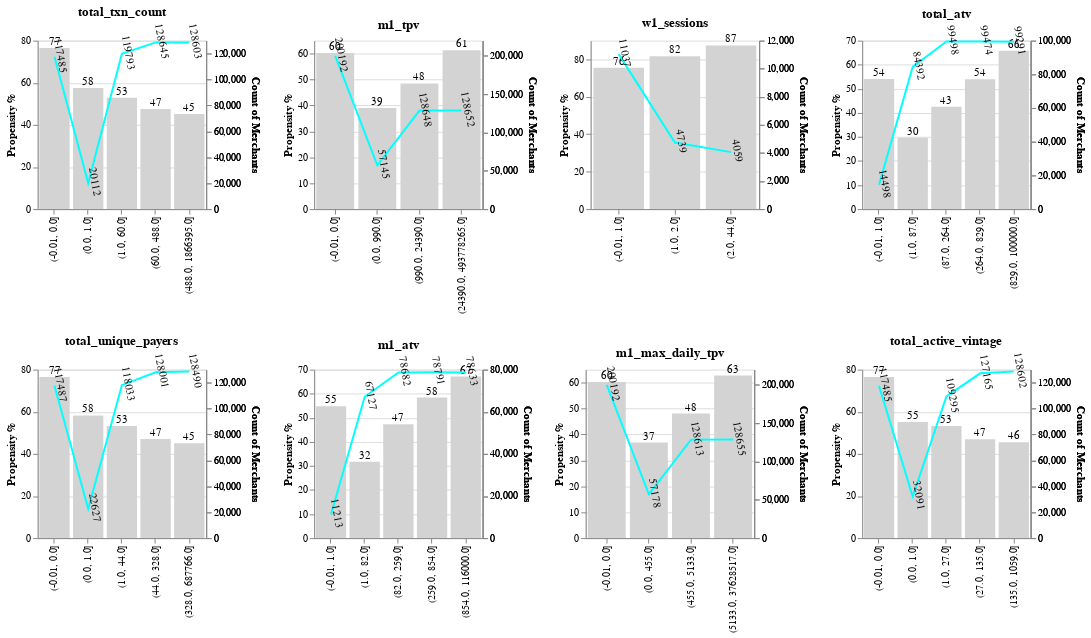

The code cell stored with this chart in its notebook:
### Code cell
(num1|num2|num3|num4) & (num5|num6|num7|num8)

### Figure 1 — Vega-Lite specification as saved in the notebook (floating-point values rounded to 4 significant figures)
{"usermeta": {"embedOptions": {"theme": "fivethirtyeight"}}, "config": {"view": {"continuousWidth": 400, "continuousHeight": 300}}, "vconcat": [{"hconcat": [{"layer": [{"mark": {"type": "bar", "color": "lightgrey"}, "encoding": {"x": {"axis": {"title": ""}, "field": "total_txn_count", "sort": [-0.01, 0, 1, 60, 488, 1866395], "type": "ordinal"}, "y": {"axis": {"title": "Propensity %"}, "field": "target", "type": "quantitative"}}}, {"mark": {"type": "text", "align": "center", "baseline": "middle", "dy": -6}, "encoding": {"text": {"field": "target", "format": ".0f", "type": "quantitative"}, "x": {"axis": {"title": ""}, "field": "total_txn_count", "sort": [-0.01, 0, 1, 60, 488, 1866395], "type": "ordinal"}, "y": {"axis": {"labels": false, "ticks": false, "title": ""}, "field": "target", "type": "quantitative"}}}, {"mark": {"type": "line", "color": "aqua"}, "encoding": {"x": {"axis": {"title": ""}, "field": "total_txn_count", "sort": [-0.01, 0, 1, 60, 488, 1866395], "type": "ordinal"}, "y": {"field": "Count of Merchants", "type": "quantitative"}}}, {"mark": {"type": "text", "align": "center", "angle": 80, "baseline": "middle", "color": "black", "dy": -6}, "encoding": {"text": {"field": "Count of Merchants", "format": ".0f", "type": "quantitative"}, "x": {"axis": {"title": ""}, "field": "total_txn_count", "sort": [-0.01, 0, 1, 60, 488, 1866395], "type": "ordinal"}, "y": {"field": "Count of Merchants", "type": "quantitative"}}}], "data": {"name": "data-3a3655103b12dd68559cdeaa00653127"}, "height": 170, "resolve": {"scale": {"y": "independent"}}, "title": "total_txn_count", "width": 170}, {"layer": [{"mark": {"type": "bar", "color": "lightgrey"}, "encoding": {"x": {"axis": {"title": ""}, "field": "m1_tpv", "sort": [-0.01, 0, 0, 990, 24390, 493778265], "type": "ordinal"}, "y": {"axis": {"title": "Propensity %"}, "field": "target", "type": "quantitative"}}}, {"mark": {"type": "text", "align": "center", "baseline": "middle", "dy": -6}, "encoding": {"text": {"field": "target", "format": ".0f", "type": "quantitative"}, "x": {"axis": {"title": ""}, "field": "m1_tpv", "sort": [-0.01, 0, 0, 990, 24390, 493778265], "type": "ordinal"}, "y": {"axis": {"labels": false, "ticks": false, "title": ""}, "field": "target", "type": "quantitative"}}}, {"mark": {"type": "line", "color": "aqua"}, "encoding": {"x": {"axis": {"title": ""}, "field": "m1_tpv", "sort": [-0.01, 0, 0, 990, 24390, 493778265], "type": "ordinal"}, "y": {"field": "Count of Merchants", "type": "quantitative"}}}, {"mark": {"type": "text", "align": "center", "angle": 80, "baseline": "middle", "color": "black", "dy": -6}, "encoding": {"text": {"field": "Count of Merchants", "format": ".0f", "type": "quantitative"}, "x": {"axis": {"title": ""}, "field": "m1_tpv", "sort": [-0.01, 0, 0, 990, 24390, 493778265], "type": "ordinal"}, "y": {"field": "Count of Merchants", "type": "quantitative"}}}], "data": {"name": "data-7c59e75c56b368a4354ee84b5c031d43"}, "height": 170, "resolve": {"scale": {"y": "independent"}}, "title": "m1_tpv", "width": 170}, {"layer": [{"mark": {"type": "bar", "color": "lightgrey"}, "encoding": {"x": {"axis": {"title": ""}, "field": "w1_sessions", "sort": [-0.01, 1, 1, 1, 2, 44], "type": "ordinal"}, "y": {"axis": {"title": "Propensity %"}, "field": "target", "type": "quantitative"}}}, {"mark": {"type": "text", "align": "center", "baseline": "middle", "dy": -6}, "encoding": {"text": {"field": "target", "format": ".0f", "type": "quantitative"}, "x": {"axis": {"title": ""}, "field": "w1_sessions", "sort": [-0.01, 1, 1, 1, 2, 44], "type": "ordinal"}, "y": {"axis": {"labels": false, "ticks": false, "title": ""}, "field": "target", "type": "quantitative"}}}, {"mark": {"type": "line", "color": "aqua"}, "encoding": {"x": {"axis": {"title": ""}, "field": "w1_sessions", "sort": [-0.01, 1, 1, 1, 2, 44], "type": "ordinal"}, "y": {"field": "Count of Merchants", "type": "quantitative"}}}, {"mark": {"type": "text", "align": "center", "angle": 80, "baseline": "middle", "color": "black", "dy": -6}, "encoding": {"text": {"field": "Count of Merchants", "format": ".0f", "type": "quantitative"}, "x": {"axis": {"title": ""}, "field": "w1_sessions", "sort": [-0.01, 1, 1, 1, 2, 44], "type": "ordinal"}, "y": {"field": "Count of Merchants", "type": "quantitative"}}}], "data": {"name": "data-13103c645bed33a25cb6e78f2dd0dada"}, "height": 170, "resolve": {"scale": {"y": "independent"}}, "title": "w1_sessions", "width": 170}, {"layer": [{"mark": {"type": "bar", "color": "lightgrey"}, "encoding": {"x": {"axis": {"title": ""}, "field": "total_atv", "sort": [-0.01, 1, 87, 264, 829, 100000], "type": "ordinal"}, "y": {"axis": {"title": "Propensity %"}, "field": "target", "type": "quantitative"}}}, {"mark": {"type": "text", "align": "center", "baseline": "middle", "dy": -6}, "encoding": {"text": {"field": "target", "format": ".0f", "type": "quantitative"}, "x": {"axis": {"title": ""}, "field": "total_atv", "sort": [-0.01, 1, 87, 264, 829, 100000], "type": "ordinal"}, "y": {"axis": {"labels": false, "ticks": false, "title": ""}, "field": "target", "type": "quantitative"}}}, {"mark": {"type": "line", "color": "aqua"}, "encoding": {"x": {"axis": {"title": ""}, "field": "total_atv", "sort": [-0.01, 1, 87, 264, 829, 100000], "type": "ordinal"}, "y": {"field": "Count of Merchants", "type": "quantitative"}}}, {"mark": {"type": "text", "align": "center", "angle": 80, "baseline": "middle", "color": "black", "dy": -6}, "encoding": {"text": {"field": "Count of Merchants", "format": ".0f", "type": "quantitative"}, "x": {"axis": {"title": ""}, "field": "total_atv", "sort": [-0.01, 1, 87, 264, 829, 100000], "type": "ordinal"}, "y": {"field": "Count of Merchants", "type": "quantitative"}}}], "data": {"name": "data-7d79479bd6cd2b58c679c51fe60af4a1"}, "height": 170, "resolve": {"scale": {"y": "independent"}}, "title": "total_atv", "width": 170}]}, {"hconcat": [{"layer": [{"mark": {"type": "bar", "color": "lightgrey"}, "encoding": {"x": {"axis": {"title": ""}, "field": "total_unique_payers", "sort": [-0.01, 0, 1, 44, 328, 687766], "type": "ordinal"}, "y": {"axis": {"title": "Propensity %"}, "field": "target", "type": "quantitative"}}}, {"mark": {"type": "text", "align": "center", "baseline": "middle", "dy": -6}, "encoding": {"text": {"field": "target", "format": ".0f", "type": "quantitative"}, "x": {"axis": {"title": ""}, "field": "total_unique_payers", "sort": [-0.01, 0, 1, 44, 328, 687766], "type": "ordinal"}, "y": {"axis": {"labels": false, "ticks": false, "title": ""}, "field": "target", "type": "quantitative"}}}, {"mark": {"type": "line", "color": "aqua"}, "encoding": {"x": {"axis": {"title": ""}, "field": "total_unique_payers", "sort": [-0.01, 0, 1, 44, 328, 687766], "type": "ordinal"}, "y": {"field": "Count of Merchants", "type": "quantitative"}}}, {"mark": {"type": "text", "align": "center", "angle": 80, "baseline": "middle", "color": "black", "dy": -6}, "encoding": {"text": {"field": "Count of Merchants", "format": ".0f", "type": "quantitative"}, "x": {"axis": {"title": ""}, "field": "total_unique_payers", "sort": [-0.01, 0, 1, 44, 328, 687766], "type": "ordinal"}, "y": {"field": "Count of Merchants", "type": "quantitative"}}}], "data": {"name": "data-85215738e4de1a05a5fcfe6b83330aa4"}, "height": 170, "resolve": {"scale": {"y": "independent"}}, "title": "total_unique_payers", "width": 170}, {"layer": [{"mark": {"type": "bar", "color": "lightgrey"}, "encoding": {"x": {"axis": {"title": ""}, "field": "m1_atv", "sort": [-0.01, 1, 82, 259, 854, 116000], "type": "ordinal"}, "y": {"axis": {"title": "Propensity %"}, "field": "target", "type": "quantitative"}}}, {"mark": {"type": "text", "align": "center", "baseline": "middle", "dy": -6}, "encoding": {"text": {"field": "target", "format": ".0f", "type": "quantitative"}, "x": {"axis": {"title": ""}, "field": "m1_atv", "sort": [-0.01, 1, 82, 259, 854, 116000], "type": "ordinal"}, "y": {"axis": {"labels": false, "ticks": false, "title": ""}, "field": "target", "type": "quantitative"}}}, {"mark": {"type": "line", "color": "aqua"}, "encoding": {"x": {"axis": {"title": ""}, "field": "m1_atv", "sort": [-0.01, 1, 82, 259, 854, 116000], "type": "ordinal"}, "y": {"field": "Count of Merchants", "type": "quantitative"}}}, {"mark": {"type": "text", "align": "center", "angle": 80, "baseline": "middle", "color": "black", "dy": -6}, "encoding": {"text": {"field": "Count of Merchants", "format": ".0f", "type": "quantitative"}, "x": {"axis": {"title": ""}, "field": "m1_atv", "sort": [-0.01, 1, 82, 259, 854, 116000], "type": "ordinal"}, "y": {"field": "Count of Merchants", "type": "quantitative"}}}], "data": {"name": "data-9e9a65a381eb3f2adc2b992aefb88955"}, "height": 170, "resolve": {"scale": {"y": "independent"}}, "title": "m1_atv", "width": 170}, {"layer": [{"mark": {"type": "bar", "color": "lightgrey"}, "encoding": {"x": {"axis": {"title": ""}, "field": "m1_max_daily_tpv", "sort": [-0.01, 0, 0, 455, 5133, 37628517], "type": "ordinal"}, "y": {"axis": {"title": "Propensity %"}, "field": "target", "type": "quantitative"}}}, {"mark": {"type": "text", "align": "center", "baseline": "middle", "dy": -6}, "encoding": {"text": {"field": "target", "format": ".0f", "type": "quantitative"}, "x": {"axis": {"title": ""}, "field": "m1_max_daily_tpv", "sort": [-0.01, 0, 0, 455, 5133, 37628517], "type": "ordinal"}, "y": {"axis": {"labels": false, "ticks": false, "title": ""}, "field": "target", "type": "quantitative"}}}, {"mark": {"type": "line", "color": "aqua"}, "encoding": {"x": {"axis": {"title": ""}, "field": "m1_max_daily_tpv", "sort": [-0.01, 0, 0, 455, 5133, 37628517], "type": "ordinal"}, "y": {"field": "Count of Merchants", "type": "quantitative"}}}, {"mark": {"type": "text", "align": "center", "angle": 80, "baseline": "middle", "color": "black", "dy": -6}, "encoding": {"text": {"field": "Count of Merchants", "format": ".0f", "type": "quantitative"}, "x": {"axis": {"title": ""}, "field": "m1_max_daily_tpv", "sort": [-0.01, 0, 0, 455, 5133, 37628517], "type": "ordinal"}, "y": {"field": "Count of Merchants", "type": "quantitative"}}}], "data": {"name": "data-e052e521ddaa0dad0dbe49f115bf0dda"}, "height": 170, "resolve": {"scale": {"y": "independent"}}, "title": "m1_max_daily_tpv", "width": 170}, {"layer": [{"mark": {"type": "bar", "color": "lightgrey"}, "encoding": {"x": {"axis": {"title": ""}, "field": "total_active_vintage", "sort": [-0.01, 0, 1, 27, 135, 1059], "type": "ordinal"}, "y": {"axis": {"title": "Propensity %"}, "field": "target", "type": "quantitative"}}}, {"mark": {"type": "text", "align": "center", "baseline": "middle", "dy": -6}, "encoding": {"text": {"field": "target", "format": ".0f", "type": "quantitative"}, "x": {"axis": {"title": ""}, "field": "total_active_vintage", "sort": [-0.01, 0, 1, 27, 135, 1059], "type": "ordinal"}, "y": {"axis": {"labels": false, "ticks": false, "title": ""}, "field": "target", "type": "quantitative"}}}, {"mark": {"type": "line", "color": "aqua"}, "encoding": {"x": {"axis": {"title": ""}, "field": "total_active_vintage", "sort": [-0.01, 0, 1, 27, 135, 1059], "type": "ordinal"}, "y": {"field": "Count of Merchants", "type": "quantitative"}}}, {"mark": {"type": "text", "align": "center", "angle": 80, "baseline": "middle", "color": "black", "dy": -6}, "encoding": {"text": {"field": "Count of Merchants", "format": ".0f", "type": "quantitative"}, "x": {"axis": {"title": ""}, "field": "total_active_vintage", "sort": [-0.01, 0, 1, 27, 135, 1059], "type": "ordinal"}, "y": {"field": "Count of Merchants", "type": "quantitative"}}}], "data": {"name": "data-1cc6573fc95c90e4935fc15bc88ce3df"}, "height": 170, "resolve": {"scale": {"y": "independent"}}, "title": "total_active_vintage", "width": 170}]}], "$schema": "https://vega.github.io/schema/vega-lite/v4.17.0.json", "datasets": {"data-3a3655103b12dd68559cdeaa00653127": [{"total_txn_count": "(-0.01, 0.0]", "target": 76.53, "Count of Merchants": 117485}, {"total_txn_count": "(0.0, 1.0]", "target": 57.52, "Count of Merchants": 20112}, {"total_txn_count": "(1.0, 60.0]", "target": 52.93, "Count of Merchants": 119793}, {"total_txn_count": "(60.0, 488.0]", "target": 47.49, "Count of Merchants": 128645}, {"total_txn_count": "(488.0, 1866395.0]", "target": 45.2, "Count of Merchants": 128603}], "data-7c59e75c56b368a4354ee84b5c031d43": [{"m1_tpv": "(-0.01, 0.0]", "target": 60.23, "Count of Merchants": 200192}, {"m1_tpv": "(0.0, 990.0]", "target": 38.97, "Count of Merchants": 57145}, {"m1_tpv": "(990.0, 24390.0]", "target": 48.47, "Count of Merchants": 128648}, {"m1_tpv": "(24390.0, 493778265.0]", "target": 61.33, "Count of Merchants": 128652}], "data-13103c645bed33a25cb6e78f2dd0dada": [{"w1_sessions": "(-0.01, 1.0]", "target": 75.52, "Count of Merchants": 11037}, {"w1_sessions": "(1.0, 2.0]", "target": 81.71, "Count of Merchants": 4739}, {"w1_sessions": "(2.0, 44.0]", "target": 87.44, "Count of Merchants": 4059}], "data-7d79479bd6cd2b58c679c51fe60af4a1": [{"total_atv": "(-0.01, 1.0]", "target": 54.08, "Count of Merchants": 14498}, {"total_atv": "(1.0, 87.0]", "target": 29.69, "Count of Merchants": 84392}, {"total_atv": "(87.0, 264.0]", "target": 42.54, "Count of Merchants": 99498}, {"total_atv": "(264.0, 829.0]", "target": 53.95, "Count of Merchants": 99474}, {"total_atv": "(829.0, 100000.0]", "target": 65.78, "Count of Merchants": 99291}], "data-85215738e4de1a05a5fcfe6b83330aa4": [{"total_unique_payers": "(-0.01, 0.0]", "target": 76.53, "Count of Merchants": 117487}, {"total_unique_payers": "(0.0, 1.0]", "target": 58.24, "Count of Merchants": 22627}, {"total_unique_payers": "(1.0, 44.0]", "target": 53.18, "Count of Merchants": 118033}, {"total_unique_payers": "(44.0, 328.0]", "target": 47.12, "Count of Merchants": 128001}, {"total_unique_payers": "(328.0, 687766.0]", "target": 45.09, "Count of Merchants": 128490}], "data-9e9a65a381eb3f2adc2b992aefb88955": [{"m1_atv": "(-0.01, 1.0]", "target": 54.74, "Count of Merchants": 11213}, {"m1_atv": "(1.0, 82.0]", "target": 31.75, "Count of Merchants": 67127}, {"m1_atv": "(82.0, 259.0]", "target": 47.32, "Count of Merchants": 78682}, {"m1_atv": "(259.0, 854.0]", "target": 58.43, "Count of Merchants": 78791}, {"m1_atv": "(854.0, 116000.0]", "target": 67.16, "Count of Merchants": 78633}], "data-e052e521ddaa0dad0dbe49f115bf0dda": [{"m1_max_daily_tpv": "(-0.01, 0.0]", "target": 60.23, "Count of Merchants": 200192}, {"m1_max_daily_tpv": "(0.0, 455.0]", "target": 36.87, "Count of Merchants": 57178}, {"m1_max_daily_tpv": "(455.0, 5133.0]", "target": 48.04, "Count of Merchants": 128613}, {"m1_max_daily_tpv": "(5133.0, 37628517.0]", "target": 62.69, "Count of Merchants": 128655}], "data-1cc6573fc95c90e4935fc15bc88ce3df": [{"total_active_vintage": "(-0.01, 0.0]", "target": 76.53, "Count of Merchants": 117485}, {"total_active_vintage": "(0.0, 1.0]", "target": 55.12, "Count of Merchants": 32091}, {"total_active_vintage": "(1.0, 27.0]", "target": 53.23, "Count of Merchants": 109295}, {"total_active_vintage": "(27.0, 135.0]", "target": 46.96, "Count of Merchants": 127165}, {"total_active_vintage": "(135.0, 1059.0]", "target": 45.58, "Count of Merchants": 128602}]}}
